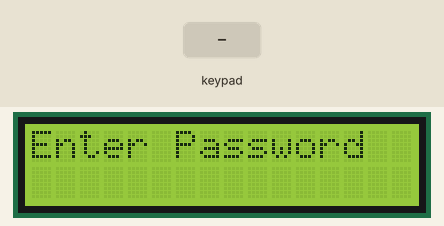
The sketch below on a simulated Arduino Uno, built with avr-gcc and run on an emulated ATmega328P. Parts: 16×2 character LCD. Inputs (shaded band) come from the test bench. What the sketch prints to the serial monitor is not drawn.

Above: at 1.2 s.
1.3 s: keypad keys 2 0 1 8 # pressed 0.4 s apart
At 4.0 s:
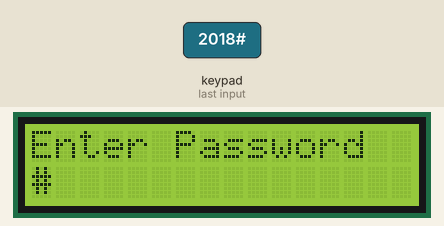
5.0 s: key '*' pressed
At 6.2 s:
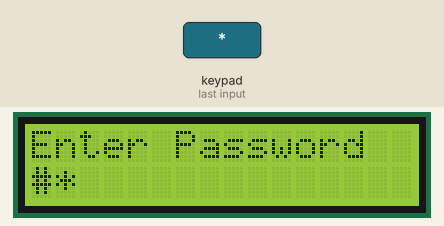
6.5 s: keypad keys 2 3 4 5 * pressed 0.4 s apart
At 8.7 s:
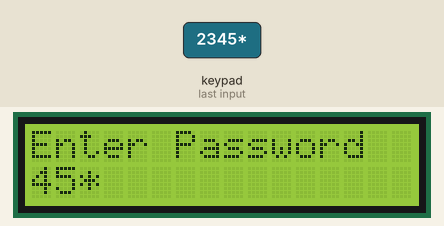
10.0 s: key '1' pressed
At 10.4 s:
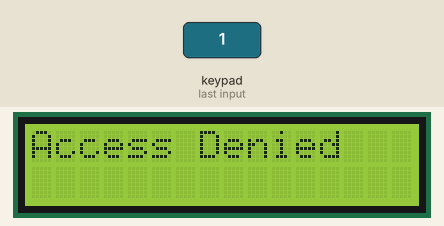
12.5 s: key '#' pressed
At 13.2 s:
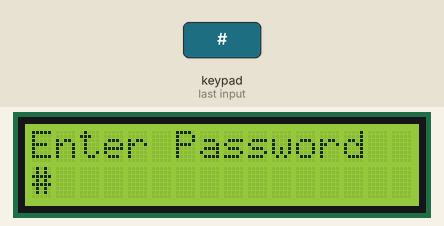
14.0 s: key '#' pressed
At 15.2 s:
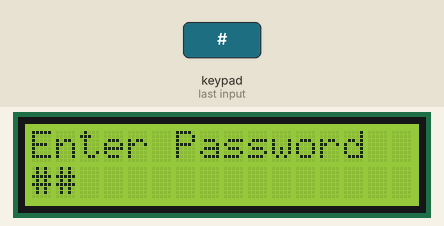
Timing chart, 0 to 16.5 s (numbered marks = the images above; inputs shaded):
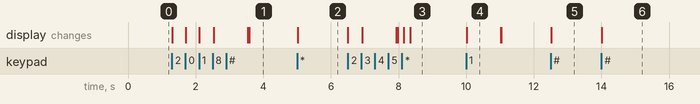

The sketch:

Keypad_with_password.ino
```cpp
/*
 || @file Keypad Password
 || @version 1.0
 || @author Andrew Mascolo
 || @date May 7, 2013
 ||
 || @description
 || Simple use of keypad, password and LCD
*/
#include <Keypad.h>
#include <Wire.h>
#include <LiquidCrystal_I2C.h>

#define Password_Lenght 5 // Give enough room for six chars + NULL char

LiquidCrystal_I2C lcd(0x27, 16, 2);
char Data[Password_Lenght]; // 6 is the number of chars it can hold + the null char = 7
char Master[Password_Lenght] = "2018";
byte data_count = 0, master_count = 0;
bool Pass_is_good;
char customKey;

const byte ROWS = 4;
const byte COLS = 3;
char keys[ROWS][COLS] = {
  {'1','2','3'},
  {'4','5','6'},
  {'7','8','9'},
  {'*','0','#'}
};

byte rowPins[ROWS] = {
  2,3,4,5}; //connect to the row pinouts of the keypad
byte colPins[COLS] = {
  6,7,8}; //connect to the column pinouts of the keypad

Keypad customKeypad( makeKeymap(keys), rowPins, colPins, ROWS, COLS); //initialize an instance of class NewKeypad

void setup()
{
  Serial.begin(9600);
  lcd.begin();// initialize the lcd
  lcd.backlight();
}

void loop()
{
  lcd.setCursor(0,0);
  lcd.print("Enter Password");

  customKey = customKeypad.getKey();
  if (customKey) // makes sure a key is actually pressed, equal to (customKey != NO_KEY)
  {
    Serial.println(customKey);
    Data[data_count] = customKey; // store char into data array
    lcd.setCursor(data_count,1); // move cursor to show each new char
    lcd.print(Data[data_count]); // print char at said cursor
    data_count++; // increment data array by 1 to store new char, also keep track of the number of chars entered
  }

  if(data_count == Password_Lenght-1) // if the array index is equal to the number of expected chars, compare data to master
  {
    lcd.clear();
    lcd.setCursor(0, 0);
    lcd.print("Access ");

    if(!strcmp(Data, Master)) // equal to (strcmp(Data, Master) == 0)
      lcd.print("Granted");
    else
      lcd.print("Denied");

    delay(1000);// added 1 second delay to make sure the password is completely shown on screen before it gets cleared.
    lcd.clear();
    clearData();
  }
}

void clearData()
{
  while(data_count !=0)
  {   // This can be used for any array size,
    Data[data_count--] = 0; //clear array for new data
  }
  return;
}
```

Measured:
- after the input at 1.3 s, the display: first changes at once (image 1 shows a later state)
- after the input at 5.0 s, the display: changes at once (image 2)
- after the input at 6.5 s, the display: first changes at once (image 3 shows a later state)
- after the input at 10.0 s, the display: changes at once (image 4)
- after the input at 12.5 s, the display: changes at once (image 5)
- after the input at 14.0 s, the display: changes at once (image 6)
- what the display in image 4 shows lasts 1.0 s, from 10.0 s to 11.0 s
